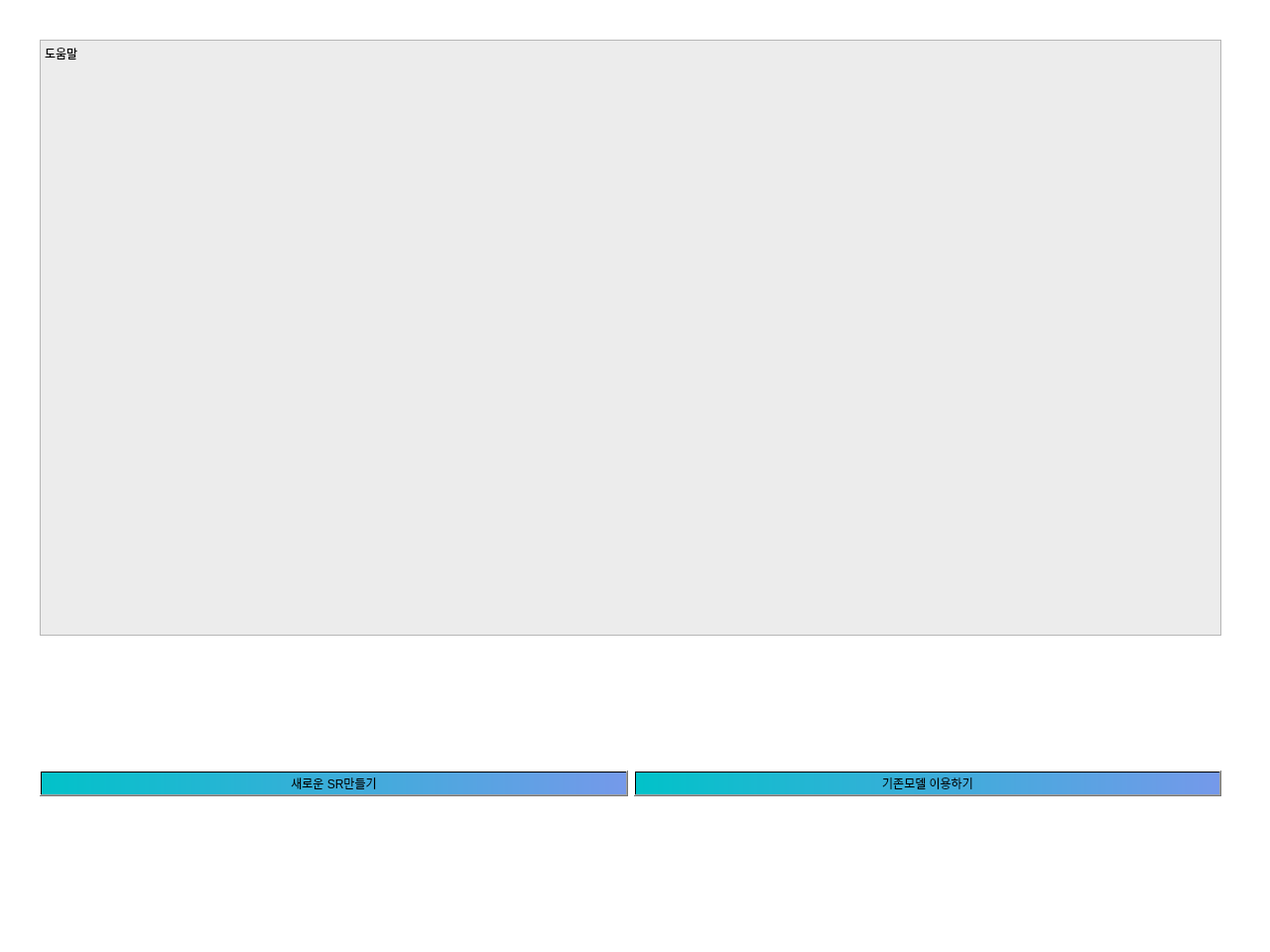
<?xml version="1.0" encoding="UTF-8"?>
<ui version="4.0">
 <class>MainWindow</class>
 <widget class="QMainWindow" name="MainWindow">
  <property name="geometry">
   <rect>
    <x>0</x>
    <y>0</y>
    <width>1280</width>
    <height>960</height>
   </rect>
  </property>
  <property name="windowTitle">
   <string>MainWindow</string>
  </property>
  <property name="styleSheet">
   <string notr="true">background: rgb(255, 255, 255)</string>
  </property>
  <widget class="QWidget" name="centralwidget">
   <widget class="QTextEdit" name="textEdit">
    <property name="geometry">
     <rect>
      <x>40</x>
      <y>40</y>
      <width>1191</width>
      <height>601</height>
     </rect>
    </property>
    <property name="styleSheet">
     <string notr="true">background:rgb(236, 236, 236)</string>
    </property>
    <property name="html">
     <string>&lt;!DOCTYPE HTML PUBLIC &quot;-//W3C//DTD HTML 4.0//EN&quot; &quot;http://www.w3.org/TR/REC-html40/strict.dtd&quot;&gt;
&lt;html&gt;&lt;head&gt;&lt;meta name=&quot;qrichtext&quot; content=&quot;1&quot; /&gt;&lt;style type=&quot;text/css&quot;&gt;
p, li { white-space: pre-wrap; }
&lt;/style&gt;&lt;/head&gt;&lt;body style=&quot; font-family:'Gulim'; font-size:9pt; font-weight:400; font-style:normal;&quot;&gt;
&lt;p style=&quot; margin-top:0px; margin-bottom:0px; margin-left:0px; margin-right:0px; -qt-block-indent:0; text-indent:0px;&quot;&gt;도움말&lt;/p&gt;
&lt;p style=&quot;-qt-paragraph-type:empty; margin-top:0px; margin-bottom:0px; margin-left:0px; margin-right:0px; -qt-block-indent:0; text-indent:0px;&quot;&gt;&lt;br /&gt;&lt;/p&gt;&lt;/body&gt;&lt;/html&gt;</string>
    </property>
   </widget>
   <widget class="QWidget" name="layoutWidget">
    <property name="geometry">
     <rect>
      <x>40</x>
      <y>700</y>
      <width>1191</width>
      <height>181</height>
     </rect>
    </property>
    <layout class="QHBoxLayout" name="horizontalLayout">
     <item>
      <widget class="QPushButton" name="goToCreateSR">
       <property name="styleSheet">
        <string notr="true">font: 36pt &quot;삼성긴고딕OTF Medium&quot;;
background-color: qlineargradient(spread:pad, x1:0, y1:0, x2:1, y2:0, stop:0 rgba(1, 194, 201, 255), stop:1 rgba(117, 153, 234, 255))</string>
       </property>
       <property name="text">
        <string>새로운 SR만들기</string>
       </property>
      </widget>
     </item>
     <item>
      <widget class="QPushButton" name="goToSelectSR">
       <property name="styleSheet">
        <string notr="true">background: qlineargradient(spread:pad, x1:0, y1:0, x2:1, y2:0, stop:0 rgba(1, 194, 201, 255), stop:1 rgba(117, 153, 234, 255));
font: 36pt &quot;삼성긴고딕OTF Medium&quot;;</string>
       </property>
       <property name="text">
        <string>기존모델 이용하기</string>
       </property>
      </widget>
     </item>
    </layout>
   </widget>
  </widget>
  <widget class="QMenuBar" name="menubar">
   <property name="geometry">
    <rect>
     <x>0</x>
     <y>0</y>
     <width>1280</width>
     <height>26</height>
    </rect>
   </property>
  </widget>
 </widget>
 <resources/>
 <connections/>
</ui>
